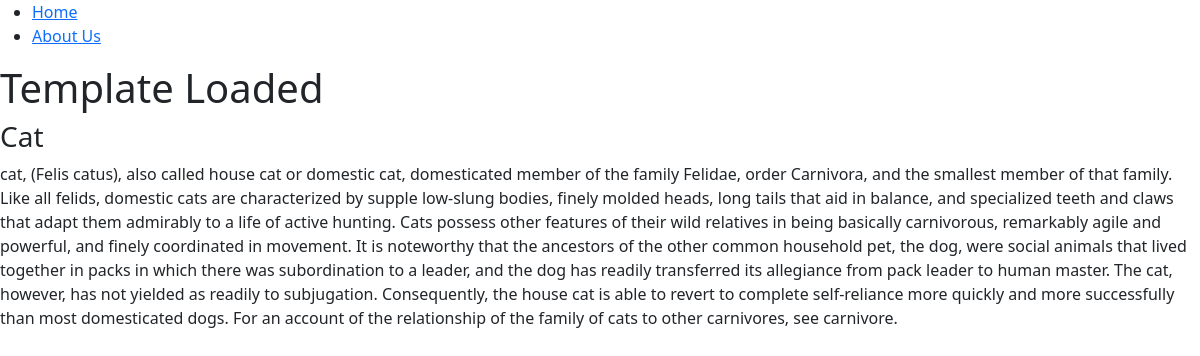
Page /cats on the committed database.
### blog/models.py (models this page shows, shortened)
class Post(models.Model):
    title = models.CharField(max_length=200)
    content = models.TextField()
    date_created = models.DateTimeField(auto_now_add = True)
    slug = models.SlugField(max_length=200, unique=True)
    author = models.ForeignKey(User, on_delete = models.CASCADE)  # Delete posts for user if user deleted
    status = models.IntegerField(choices=STATUS, default=0)

### blog/views.py (the view)
# urls.py: path('<slug:slug>', views.BlogView.as_view(), name="blog_view"),
class BlogView(DetailView):
    model = Post
    template_name = 'blog/blog.html'

### blog/templates/blog/blog.html
{% extends 'blog/base.html' %}
{% block content %}
<h1>Template Loaded</h1>
<h3>{{object.title}}</h3>
<p>{{object.content}}</p>
{% endblock content %}

### rows in the picture
Post: title "Cat", content "cat, (Felis catus), also called house cat or domestic cat, domesticated member of the family Felidae, order Carnivora, and the smallest member of that family. Like all felids, domestic cats are characterized by supple low-slung bodies, finely molded heads, long tails that aid in balance, and specialized teeth and claws that adapt them admirably to a life of active hunting. Cats possess other features of their wild relatives in being basically carnivorous, remarkably agile and powerful, and finely coordinated in movement. It is noteworthy that the ancestors of the other common household pet, the dog, were social animals that lived together in packs in which there was subordination to a…"
